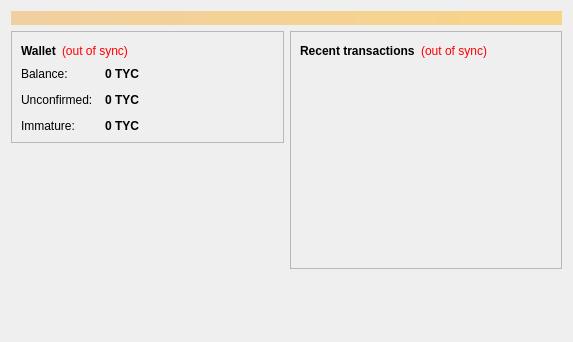
<?xml version="1.0" encoding="UTF-8"?>
<ui version="4.0">
 <class>OverviewPage</class>
 <widget class="QWidget" name="OverviewPage">
  <property name="geometry">
   <rect>
    <x>0</x>
    <y>0</y>
    <width>573</width>
    <height>342</height>
   </rect>
  </property>
  <property name="windowTitle">
   <string>Form</string>
  </property>
  <layout class="QVBoxLayout" name="topLayout">
   <item>
    <widget class="QLabel" name="labelAlerts">
     <property name="visible">
      <bool>false</bool>
     </property>
     <property name="styleSheet">
      <string notr="true">background-color: qlineargradient(x1: 0, y1: 0, x2: 1, y2: 0, stop:0 #F0D0A0, stop:1 #F8D488); color:#000000;</string>
     </property>
     <property name="wordWrap">
      <bool>true</bool>
     </property>
     <property name="margin">
      <number>3</number>
     </property>
    </widget>
   </item>
   <item>
    <layout class="QHBoxLayout" name="horizontalLayout" stretch="1,1">
     <item>
      <layout class="QVBoxLayout" name="verticalLayout_2">
       <item>
        <widget class="QFrame" name="frame">
         <property name="frameShape">
          <enum>QFrame::StyledPanel</enum>
         </property>
         <property name="frameShadow">
          <enum>QFrame::Raised</enum>
         </property>
         <layout class="QVBoxLayout" name="verticalLayout_4">
          <item>
           <layout class="QHBoxLayout" name="horizontalLayout_4">
            <item>
             <widget class="QLabel" name="label_5">
              <property name="font">
               <font>
                <weight>75</weight>
                <bold>true</bold>
               </font>
              </property>
              <property name="text">
               <string>Wallet</string>
              </property>
             </widget>
            </item>
            <item>
             <widget class="QLabel" name="labelWalletStatus">
              <property name="toolTip">
               <string>The displayed information may be out of date. Your wallet automatically synchronizes with the nopoolcoin network after a connection is established, but this process has not completed yet.</string>
              </property>
              <property name="styleSheet">
               <string notr="true">QLabel { color: red; }</string>
              </property>
              <property name="text">
               <string notr="true">(out of sync)</string>
              </property>
              <property name="alignment">
               <set>Qt::AlignLeading|Qt::AlignLeft|Qt::AlignVCenter</set>
              </property>
             </widget>
            </item>
            <item>
             <spacer name="horizontalSpacer_2">
              <property name="orientation">
               <enum>Qt::Horizontal</enum>
              </property>
              <property name="sizeHint" stdset="0">
               <size>
                <width>40</width>
                <height>20</height>
               </size>
              </property>
             </spacer>
            </item>
           </layout>
          </item>
          <item>
           <layout class="QFormLayout" name="formLayout_2">
            <property name="fieldGrowthPolicy">
             <enum>QFormLayout::AllNonFixedFieldsGrow</enum>
            </property>
            <property name="horizontalSpacing">
             <number>12</number>
            </property>
            <property name="verticalSpacing">
             <number>12</number>
            </property>
            <item row="0" column="0">
             <widget class="QLabel" name="label">
              <property name="text">
               <string>Balance:</string>
              </property>
             </widget>
            </item>
            <item row="0" column="1">
             <widget class="QLabel" name="labelBalance">
              <property name="font">
               <font>
                <weight>75</weight>
                <bold>true</bold>
               </font>
              </property>
              <property name="cursor">
               <cursorShape>IBeamCursor</cursorShape>
              </property>
              <property name="toolTip">
               <string>Your current balance</string>
              </property>
              <property name="text">
               <string notr="true">0 TYC</string>
              </property>
              <property name="textInteractionFlags">
               <set>Qt::LinksAccessibleByMouse|Qt::TextSelectableByKeyboard|Qt::TextSelectableByMouse</set>
              </property>
             </widget>
            </item>
            <item row="1" column="0">
             <widget class="QLabel" name="label_3">
              <property name="text">
               <string>Unconfirmed:</string>
              </property>
             </widget>
            </item>
            <item row="1" column="1">
             <widget class="QLabel" name="labelUnconfirmed">
              <property name="font">
               <font>
                <weight>75</weight>
                <bold>true</bold>
               </font>
              </property>
              <property name="cursor">
               <cursorShape>IBeamCursor</cursorShape>
              </property>
              <property name="toolTip">
               <string>Total of transactions that have yet to be confirmed, and do not yet count toward the current balance</string>
              </property>
              <property name="text">
               <string notr="true">0 TYC</string>
              </property>
              <property name="textInteractionFlags">
               <set>Qt::LinksAccessibleByMouse|Qt::TextSelectableByKeyboard|Qt::TextSelectableByMouse</set>
              </property>
             </widget>
            </item>
            <item row="2" column="0">
             <widget class="QLabel" name="labelImmatureText">
              <property name="text">
               <string>Immature:</string>
              </property>
             </widget>
            </item>
            <item row="2" column="1">
             <widget class="QLabel" name="labelImmature">
              <property name="font">
               <font>
                <weight>75</weight>
                <bold>true</bold>
               </font>
              </property>
              <property name="toolTip">
               <string>Mined balance that has not yet matured</string>
              </property>
              <property name="text">
               <string notr="true">0 TYC</string>
              </property>
              <property name="textInteractionFlags">
               <set>Qt::LinksAccessibleByMouse|Qt::TextSelectableByKeyboard|Qt::TextSelectableByMouse</set>
              </property>
             </widget>
            </item>
           </layout>
          </item>
         </layout>
        </widget>
       </item>
       <item>
        <spacer name="verticalSpacer">
         <property name="orientation">
          <enum>Qt::Vertical</enum>
         </property>
         <property name="sizeHint" stdset="0">
          <size>
           <width>20</width>
           <height>40</height>
          </size>
         </property>
        </spacer>
       </item>
      </layout>
     </item>
     <item>
      <layout class="QVBoxLayout" name="verticalLayout_3">
       <item>
        <widget class="QFrame" name="frame_2">
         <property name="frameShape">
          <enum>QFrame::StyledPanel</enum>
         </property>
         <property name="frameShadow">
          <enum>QFrame::Raised</enum>
         </property>
         <layout class="QVBoxLayout" name="verticalLayout">
          <item>
           <layout class="QHBoxLayout" name="horizontalLayout_2">
            <item>
             <widget class="QLabel" name="label_4">
              <property name="text">
               <string>&lt;b&gt;Recent transactions&lt;/b&gt;</string>
              </property>
             </widget>
            </item>
            <item>
             <widget class="QLabel" name="labelTransactionsStatus">
              <property name="toolTip">
               <string>The displayed information may be out of date. Your wallet automatically synchronizes with the nopoolcoin network after a connection is established, but this process has not completed yet.</string>
              </property>
              <property name="styleSheet">
               <string notr="true">QLabel { color: red; }</string>
              </property>
              <property name="text">
               <string notr="true">(out of sync)</string>
              </property>
              <property name="alignment">
               <set>Qt::AlignRight|Qt::AlignTrailing|Qt::AlignVCenter</set>
              </property>
             </widget>
            </item>
            <item>
             <spacer name="horizontalSpacer">
              <property name="orientation">
               <enum>Qt::Horizontal</enum>
              </property>
              <property name="sizeHint" stdset="0">
               <size>
                <width>40</width>
                <height>20</height>
               </size>
              </property>
             </spacer>
            </item>
           </layout>
          </item>
          <item>
           <widget class="QListView" name="listTransactions">
            <property name="styleSheet">
             <string notr="true">QListView { background: transparent; }</string>
            </property>
            <property name="frameShape">
             <enum>QFrame::NoFrame</enum>
            </property>
            <property name="verticalScrollBarPolicy">
             <enum>Qt::ScrollBarAlwaysOff</enum>
            </property>
            <property name="horizontalScrollBarPolicy">
             <enum>Qt::ScrollBarAlwaysOff</enum>
            </property>
            <property name="selectionMode">
             <enum>QAbstractItemView::NoSelection</enum>
            </property>
           </widget>
          </item>
         </layout>
        </widget>
       </item>
       <item>
        <spacer name="verticalSpacer_2">
         <property name="orientation">
          <enum>Qt::Vertical</enum>
         </property>
         <property name="sizeHint" stdset="0">
          <size>
           <width>20</width>
           <height>40</height>
          </size>
         </property>
        </spacer>
       </item>
      </layout>
     </item>
    </layout>
   </item>
  </layout>
 </widget>
 <resources/>
 <connections/>
</ui>
